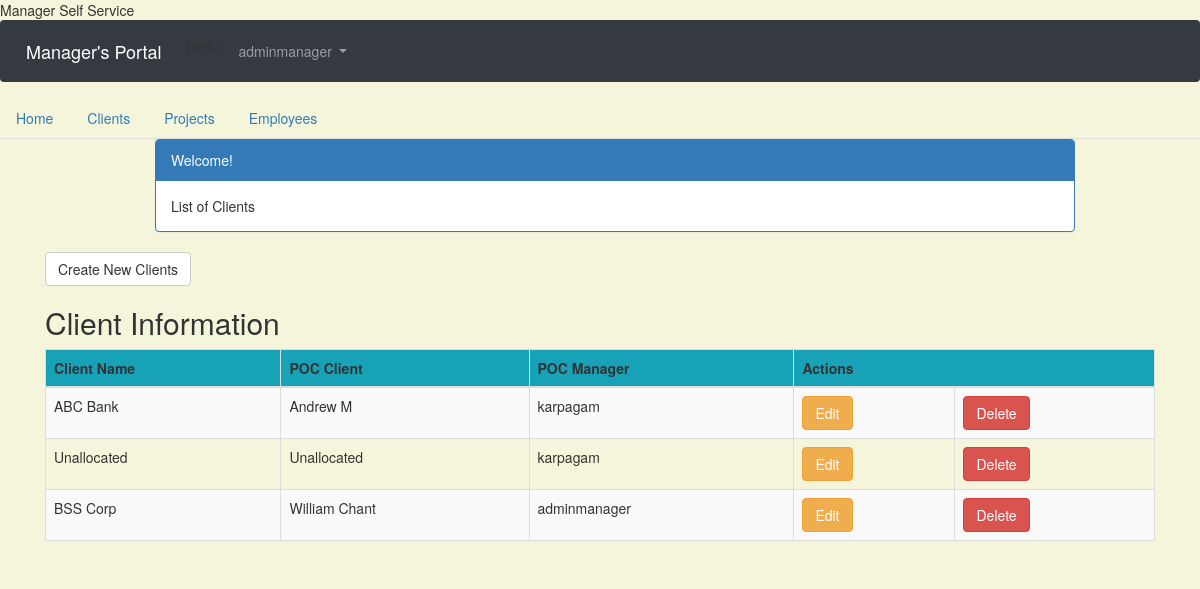
The app's page /manager/client_list/ (signed in) with its own data.
### users/models.py (models this page shows)
class CustomUser(AbstractUser):
    department = models.CharField(max_length=50, default=' ', null=True, blank=True)
    cell_phone = models.CharField(max_length=50, default='(402)000-0000')
    date_of_joining = models.DateField(null=True, blank=True)
    employee_ID = models.CharField(max_length=50, default=' ', null=True, blank=True)
    office_location = models.CharField(max_length=50, default=' ', null=True, blank=True)
    designation = models.CharField(max_length=50, default=' ', null=True, blank=True)

### manager/models.py (models this page shows, shortened)
class Client(models.Model):
    client_name = models.CharField(max_length=50, blank=False, null=False, default=' ')
    POC_client = models.CharField(max_length=50, blank=False, null=False, default=' ')
    POC_manager = models.ForeignKey(get_user_model(), on_delete=models.CASCADE)

### manager/views.py (the view)
# urls.py: path('client_list/', views.client_list, name='client_list'),
@login_required
def client_list(request):
    client = Client.objects.all()
    return render(request, 'client_list.html',
                  {'clients': client})

### templates/client_list.html (shortened to what this page needs)
{% extends 'base.html' %}
{% block content %}
 <html>
    <head>
        <link rel="stylesheet" href="https://maxcdn.bootstrapcdn.com/bootstrap/3.3.4/css/bootstrap.min.css">
    </head>
    <body>
    <div class="container">
        <div class="row">
            <div class="col-md-10 col-md-offset-1">
                <div class="panel panel-primary">
                    <div class="panel-heading">Welcome!</div>
                    <div class="panel-body">
                        List of Clients
                    </div>
                </div>
            </div>
        </div>
    </div>
    <a href="{% url 'client_new' %}" class="btn btn-default">Create New Clients</a>
    <div class="row">
        <h2 style="padding-left: 15Px">Client Information</h2>
    </div>
    <div>
        <table class="table table-striped table-bordered table-hover">
            <thead>
            <tr class="bg-info">
                <th>Client Name</th>
                <th>POC Client</th>
                <th>POC Manager</th>
                <th colspan="3">Actions</th>
            </tr>
            </thead>
            <tbody>
            {% for client in clients %}
                <tr>
                    <td>{{ client.client_name }}</td>
                    <td>{{ client.POC_client }}</td>
                    <td>{{ client.POC_manager }}</td>
                    <td><a href="{% url 'client_edit' pk=client.pk %}" class="btn btn-warning">Edit</a>
                    <td><a href="{% url 'client_delete' pk=client.pk %}"
                        onclick="return confirm('Are you sure you want to delete?')"
                        class="btn btn-danger">Delete</a>
                    </td>
                </tr>
            {% endfor %}
            </tbody>
        </table>
    </div>
        </body>
    </html>
{% endblock content %}

### templates/base.html (shortened to what this page needs)
<!doctype html>
<html lang="en">
  <head>
    <link rel="stylesheet" href="https://stackpath.bootstrapcdn.com/bootstrap/4.1.3/css/bootstrap.min.css">
    <name>{% block name %}Manager Self Service{% endblock name %}</name>
  </head>
  <body>
 <nav class="navbar navbar-expand-md navbar-dark bg-dark mb-4">
      <a class="navbar-brand" href="{% url 'home' %}">Manager's Portal</a>
     {% if user.is_authenticated %}
        <ul class="navbar-nav mr-auto">
          <p>Hello<p>
        </ul>
      {% endif %}
      <div class="collapse navbar-collapse" id="navbarCollapse">
        {% if user.is_authenticated %}
          <ul class="navbar-nav ml-auto">
            <li class="nav-item">
              <a class="nav-link dropdown-toggle" href="#" id="userMenu"\
              data-toggle="dropdown" aria-haspopup="true" aria-expanded\
              ="false">
                {{ user.username }}
              </a>
            </li>
          </ul>
        {% endif %}
      </div>
    </nav>
<div>
     <ul class="nav nav-tabs">
  <li class="nav-item">
    <a class="nav-link" href="{%  url 'home' %}">Home</a>
  </li>
  <li class="nav-item">
    <a class="nav-link" href="{%  url 'client_list' %}">Clients</a>
  </li>
  <li class="nav-item">
    <a class="nav-link" href="{%  url 'project_list' %}">Projects</a>
  </li>
  <li class="nav-item">
    <a class="nav-link" href="{%  url 'employee_list' %}">Employees</a>
  </li>
</ul>
 </div>
<div class="container">
      {% block content %}
      {% endblock content %}
    </div>
  </body>
</html>

### templates/client_list.html (style rules this page uses)
body { background-color: beige; }

### records on screen
CustomUser: username "adminmanager"
Client: client_name "ABC Bank", POC_client "Andrew M", POC_manager "karpagam"
Client: client_name "Unallocated", POC_client "Unallocated", POC_manager "karpagam"
Client: client_name "BSS Corp", POC_client "William Chant", POC_manager "adminmanager"
